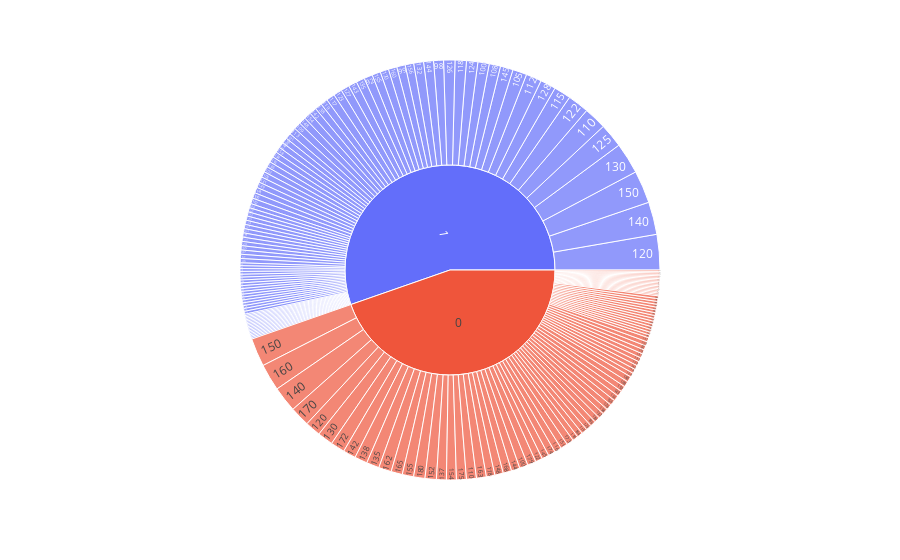

This figure's notebook cell:
### Code cell
px.sunburst(heart_df,path=['HeartDisease','MaxHR'])

### Figure 1 — Plotly figure (JSON) as saved in the notebook; plotly's stock layout.template omitted (floating-point values rounded to 4 significant figures; data arrays with more than 128 entries replaced by an {"elided": "..."} marker saying what was removed)
{"data": [{"branchvalues": "total", "domain": {"x": [0, 1], "y": [0, 1]}, "hovertemplate": "labels=%{label}<br>count=%{value}<br>parent=%{parent}<br>id=%{id}<extra></extra>", "ids": {"elided": "194 str values"}, "labels": {"elided": "194 str values"}, "name": "", "parents": {"elided": "194 str values"}, "type": "sunburst", "values": {"elided": "194 int values"}}], "layout": {"legend": {"tracegroupgap": 0}, "margin": {"t": 60}}}
